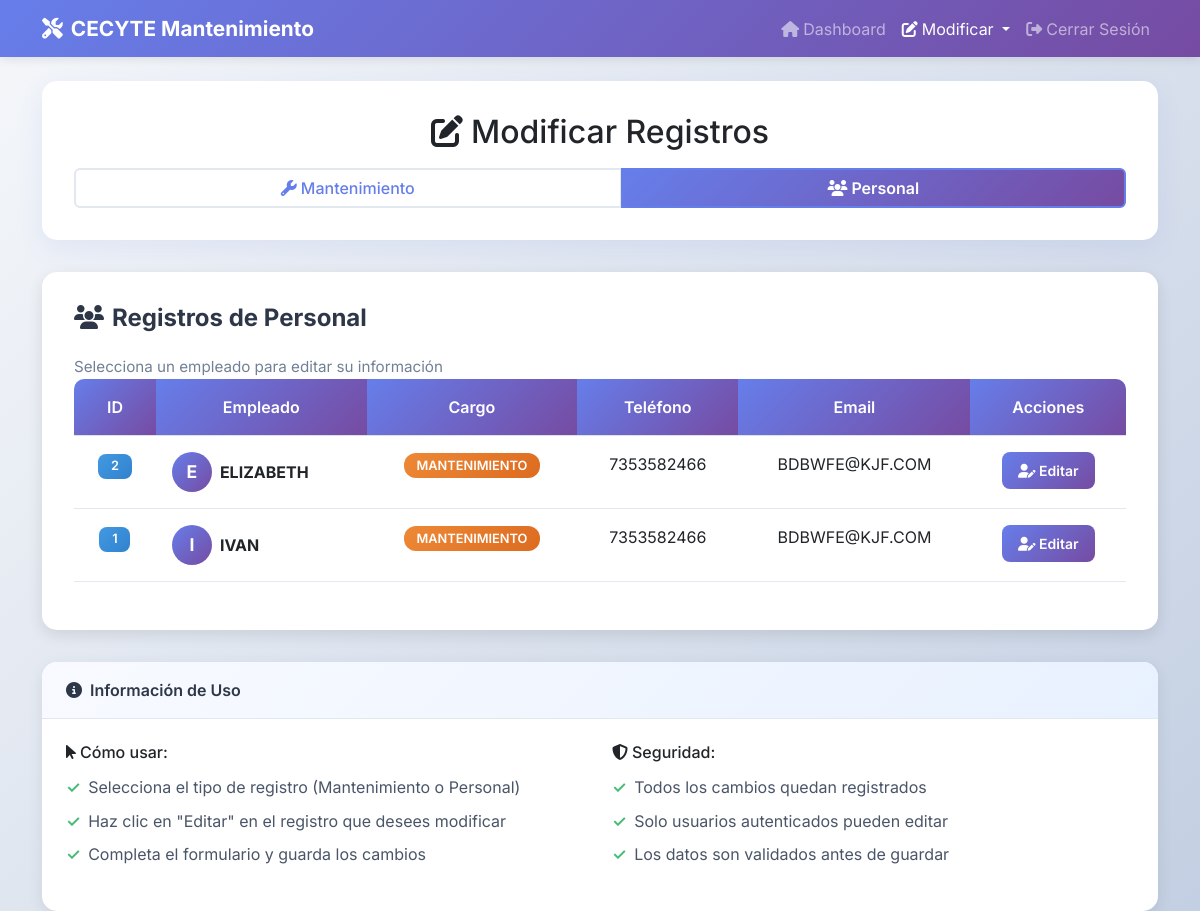
Page /modificar.php?tipo=personal (signed in) on the committed database.
### tables this page shows
CREATE TABLE `personal` (
  `id` int(10) NOT NULL,
  `nombre` varchar(45) NOT NULL,
  `cargo` varchar(45) NOT NULL,
  `telefono` varchar(45) NOT NULL,
  `email` varchar(45) NOT NULL
);

### modificar.php (the view, shortened to what this page needs)
<!DOCTYPE html>
<html lang="es">
<head>
    <link href="https://cdnjs.cloudflare.com/ajax/libs/bootstrap/5.3.0/css/bootstrap.min.css" rel="stylesheet">
    <link href="https://cdnjs.cloudflare.com/ajax/libs/font-awesome/6.4.0/css/all.min.css" rel="stylesheet">
    <link href="assets/css/simple-style.css" rel="stylesheet">
</head>
<body class="dashboard-container">
    <?php
    try {
        $db = new Database();
        $conexion = $db->getConnection();
    } catch (Exception $e) {
        die("Error de conexión: " . $e->getMessage());
    }
    $tipo = isset($_GET['tipo']) ? $_GET['tipo'] : 'mantenimiento';
    ?>
    <nav class="navbar navbar-expand-lg navbar-dark" style="background: linear-gradient(135deg, #667eea, #764ba2);">
        <div class="container">
            <a class="navbar-brand" href="inicio.php">
                <i class="fas fa-tools me-2"></i>CECYTE Mantenimiento
            </a>
            <div class="collapse navbar-collapse" id="navbarNav">
                <ul class="navbar-nav ms-auto">
                    <li class="nav-item">
                        <a class="nav-link" href="inicio.php"><i class="fas fa-home me-1"></i>Dashboard</a>
                    </li>
                    <li class="nav-item dropdown">
                        <a class="nav-link dropdown-toggle active" href="#" role="button" data-bs-toggle="dropdown">
                            <i class="fas fa-edit me-1"></i>Modificar
                        </a>
                    </li>
                    <li class="nav-item">
                        <a class="nav-link" href="cerrar.php"><i class="fas fa-sign-out-alt me-1"></i>Cerrar Sesión</a>
                    </li>
                </ul>
            </div>
        </div>
    </nav>
    <div class="container mt-4">
        <div class="type-selector mb-4">
            <h2 class="text-center mb-3">
                <i class="fas fa-edit me-2"></i>Modificar Registros
            </h2>
            <div class="btn-group w-100" role="group">
                <a href="modificar.php?tipo=mantenimiento" class="btn <?php echo $tipo == 'mantenimiento' ? 'btn-active' : 'btn-inactive'; ?>">
                    <i class="fas fa-wrench me-1"></i>Mantenimiento
                </a>
                <a href="modificar.php?tipo=personal" class="btn <?php echo $tipo == 'personal' ? 'btn-active' : 'btn-inactive'; ?>">
                    <i class="fas fa-users me-1"></i>Personal
                </a>
            </div>
        </div>
        <?php if ($tipo == 'mantenimiento'): ?>
        <div class="table-container">
            <div class="table-header">
                <h3 class="table-title">
                    <i class="fas fa-wrench me-2"></i>Registros de Mantenimiento
                </h3>
                <p class="table-subtitle">Selecciona un registro para editarlo</p>
            </div>
            <div class="table-responsive">
                <table class="table">
                    <thead>
                        <tr>
                            <th>ID</th>
                            <th>Área</th>
                            <th>Actividad</th>
                            <th>Frecuencia</th>
                            <th>Folio</th>
                            <th>Observaciones</th>
                            <th>Material</th>
                            <th>Acciones</th>
                        </tr>
                    </thead>
                    <tbody>
                        <?php
                        try {
                            $resultado = $conexion->query("SELECT * FROM mantenimiento ORDER BY id DESC");
                            if ($resultado->num_rows > 0) {
                                while ($row = $resultado->fetch_assoc()) {
                                    $observaciones = strlen($row['observaciones']) > 50 ? substr($row['observaciones'], 0, 50) . '...' : $row['observaciones'];
                                    $material = strlen($row['material']) > 40 ? substr($row['material'], 0, 40) . '...' : $row['material'];
                                    echo "<tr class='table-row'>
                                            <td><span class='badge bg-primary'>{$row['id']}</span></td>
                                            <td><strong>{$row['areaa']}</strong></td>
                                            <td>{$row['actividad']}</td>
                                            <td><span class='frequency-badge'>{$row['frecuencia']}</span></td>
                                            <td>{$row['folio']}</td>
                                            <td><span class='text-muted'>{$observaciones}</span></td>
                                            <td><span class='text-muted'>{$material}</span></td>
                                            <td>
                                                <a href='editar_mantenimiento.php?id={$row['id']}' class='btn btn-sm edit-btn' title='Editar registro'>
                                                    <i class='fas fa-edit'></i> Editar
                                                </a>
                                            </td>
                                          </tr>";
                                }
                            } else {
                                echo "<tr><td colspan='8' class='text-center text-muted py-5'>
                                        <i class='fas fa-inbox fa-3x mb-3'></i><br>
                                        <h5>No hay registros de mantenimiento</h5>
                                        <p>Comienza agregando un nuevo registro</p>
                                        <a href='insertar.php?tipo=mantenimiento' class='btn btn-primary'>
                                            <i class='fas fa-plus me-1'></i>Agregar Registro
                                        </a>
                                      </td></tr>";
                            }
                        } catch (Exception $e) {
                            echo "<tr><td colspan='8' class='text-center text-danger'>Error al cargar datos: " . $e->getMessage() . "</td></tr>";
                        }
                        ?>
                    </tbody>
                </table>
            </div>
        </div>
        <?php else: ?>
        <div class="table-container">
            <div class="table-header">
                <h3 class="table-title">
                    <i class="fas fa-users me-2"></i>Registros de Personal
                </h3>
                <p class="table-subtitle">Selecciona un empleado para editar su información</p>
            </div>
            <div class="table-responsive">
                <table class="table">
                    <thead>
                        <tr>
                            <th>ID</th>
                            <th>Empleado</th>
                            <th>Cargo</th>
                            <th>Teléfono</th>
                            <th>Email</th>
                            <th>Acciones</th>
                        </tr>
                    </thead>
                    <tbody>
                        <?php
                        try {
                            $resultado = $conexion->query("SELECT * FROM personal ORDER BY nombre");
                            if ($resultado->num_rows > 0) {
                                while ($row = $resultado->fetch_assoc()) {
                                    $inicial = strtoupper(substr($row['nombre'], 0, 1));
                                    echo "<tr class='table-row'>
                                            <td><span class='badge bg-info'>{$row['id']}</span></td>
                                            <td>
                                                <div class='d-flex align-items-center'>
                                                    <div class='employee-avatar me-2'>
                                                        {$inicial}
                                                    </div>
                                                    <div>
                                                        <strong>{$row['nombre']}</strong>
                                                    </div>
                                                </div>
                                            </td>
                                            <td><span class='cargo-badge'>{$row['cargo']}</span></td>
                                            <td>{$row['telefono']}</td>
                                            <td>{$row['email']}</td>
                                            <td>
                                                <a href='editar_personal.php?id={$row['id']}' class='btn btn-sm edit-btn' title='Editar información'>
                                                    <i class='fas fa-user-edit'></i> Editar
                                                </a>
                                            </td>
                                          </tr>";
                                }
                            }
                        } catch (Exception $e) {
                            echo "<tr><td colspan='6' class='text-center text-danger'>Error al cargar datos: " . $e->getMessage() . "</td></tr>";
                        }
                        ?>
                    </tbody>
                </table>
            </div>
        </div>
        <?php endif; ?>
        <div class="info-card mt-4">
            <div class="info-header">
                <i class="fas fa-info-circle me-2"></i>Información de Uso
            </div>
            <div class="info-body">
                <div class="row">
                    <div class="col-md-6">
                        <h6><i class="fas fa-mouse-pointer me-1"></i>Cómo usar:</h6>
                        <ul class="info-list">
                            <li>Selecciona el tipo de registro (Mantenimiento o Personal)</li>
                            <li>Haz clic en "Editar" en el registro que desees modificar</li>
                            <li>Completa el formulario y guarda los cambios</li>
                        </ul>
                    </div>
                    <div class="col-md-6">
                        <h6><i class="fas fa-shield-alt me-1"></i>Seguridad:</h6>
                        <ul class="info-list">
                            <li>Todos los cambios quedan registrados</li>
                            <li>Solo usuarios autenticados pueden editar</li>
                            <li>Los datos son validados antes de guardar</li>
                        </ul>
                    </div>
                </div>
            </div>
        </div>
    </div>
</body>
</html>

### assets/css/simple-style.css (style rules this page uses)
* { margin: 0; padding: 0; box-sizing: border-box; }
body { font-family: 'Inter', Arial, sans-serif; background: linear-gradient(135deg, #667eea 0%, #764ba2 100%); min-height: 100vh; margin: 0; padding: 0; }
.dashboard-container { background: linear-gradient(135deg, #f5f7fa 0%, #c3cfe2 100%); min-height: 100vh; }
.navbar { box-shadow: 0 2px 10px rgba(0, 0, 0, 0.1); }
.navbar-brand { font-weight: 700; font-size: 1.3rem; }
.table-container { background: white; border-radius: 15px; padding: 2rem; margin: 2rem auto; max-width: 1200px; box-shadow: 0 5px 15px rgba(0, 0, 0, 0.1); }
.table-title { font-size: 1.5rem; font-weight: 700; color: #2d3748; margin-bottom: 1.5rem; }
.table { width: 100%; border-collapse: collapse; }
.table th { background: linear-gradient(135deg, #667eea, #764ba2); color: white; padding: 1rem; text-align: center; font-weight: 600; }
.table th:first-child { border-radius: 10px 0 0 0; }
.table th:last-child { border-radius: 0 10px 0 0; }
.table td { padding: 1rem; border-bottom: 1px solid #e2e8f0; text-align: center; }
.badge { padding: 0.4rem 0.8rem; border-radius: 8px; font-weight: 600; font-size: 0.8rem; display: inline-block; }
.bg-info { background: linear-gradient(135deg, #4299e1, #3182ce); color: white; }
.text-center { text-align: center; }
.me-2 { margin-right: 0.5rem; }
.mb-3 { margin-bottom: 1rem; }
.mb-4 { margin-bottom: 1.5rem; }
.mt-4 { margin-top: 1.5rem; }
.d-flex { display: flex; }
.align-items-center { align-items: center; }

### modificar.php (style rules this page uses)
.type-selector { background: white; border-radius: 15px; padding: 2rem; box-shadow: 0 8px 25px rgba(102, 126, 234, 0.1); }
.btn-active { background: linear-gradient(135deg, #667eea, #764ba2) !important; color: white !important; border: 2px solid #667eea !important; font-weight: 600; }
.btn-inactive { background: white !important; color: #667eea !important; border: 2px solid #e2e8f0 !important; font-weight: 500; }
.table-subtitle { color: #718096; font-size: 0.95rem; margin: 0; }
.table-row { opacity: 0; transform: translateY(20px); transition: all 0.3s ease; }
.cargo-badge { background: linear-gradient(135deg, #ed8936, #dd6b20); color: white; padding: 0.3rem 0.8rem; border-radius: 12px; font-size: 0.8rem; font-weight: 600; }
.employee-avatar { width: 40px; height: 40px; background: linear-gradient(135deg, #667eea, #764ba2); border-radius: 50%; display: flex; align-items: center; justify-content: center; color: white; font-weight: bold; font-size: 1.1rem; }
.edit-btn { background: linear-gradient(135deg, #667eea, #764ba2); color: white; border: none; border-radius: 8px; padding: 0.5rem 1rem; font-weight: 600; transition: all 0.3s ease; }
.info-card { background: white; border-radius: 15px; overflow: hidden; box-shadow: 0 4px 15px rgba(0,0,0,0.08); }
.info-header { background: linear-gradient(135deg, #f8faff, #e8f1ff); padding: 1rem 1.5rem; font-weight: 600; color: #2d3748; border-bottom: 1px solid #e2e8f0; }
.info-body { padding: 1.5rem; }
.info-list { list-style: none; padding: 0; }
.info-list li { padding: 0.3rem 0; color: #4a5568; }
.info-list li:before { content: "✓"; color: #48bb78; margin-right: 0.5rem; font-weight: bold; }

### rows in the picture
personal: id "2", nombre "E", nombre "ELIZABETH", cargo "MANTENIMIENTO", telefono "7353582466", email "BDBWFE@KJF.COM"
personal: id "1", nombre "I", nombre "IVAN", cargo "MANTENIMIENTO", telefono "7353582466", email "BDBWFE@KJF.COM"
